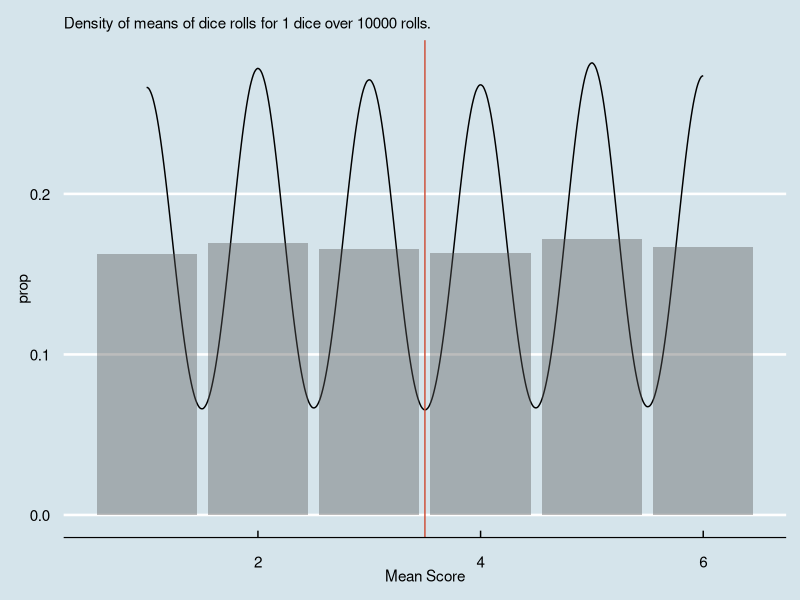
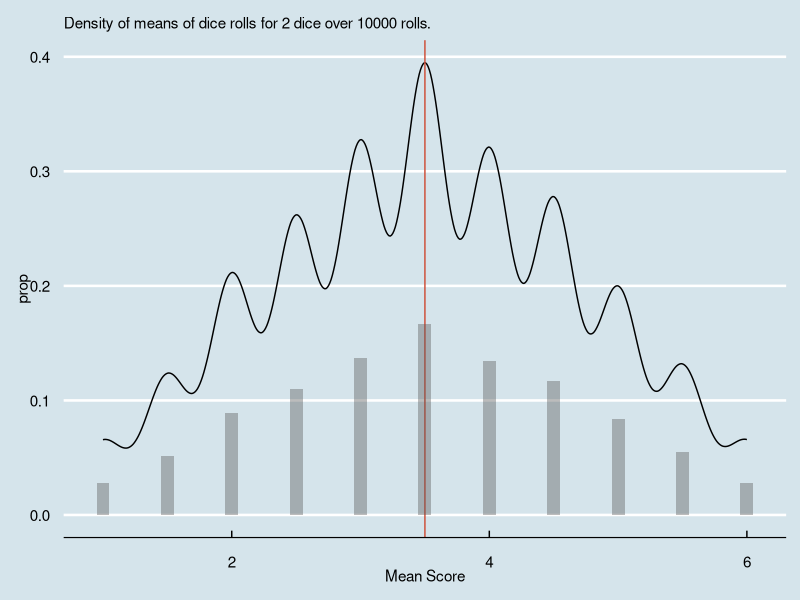
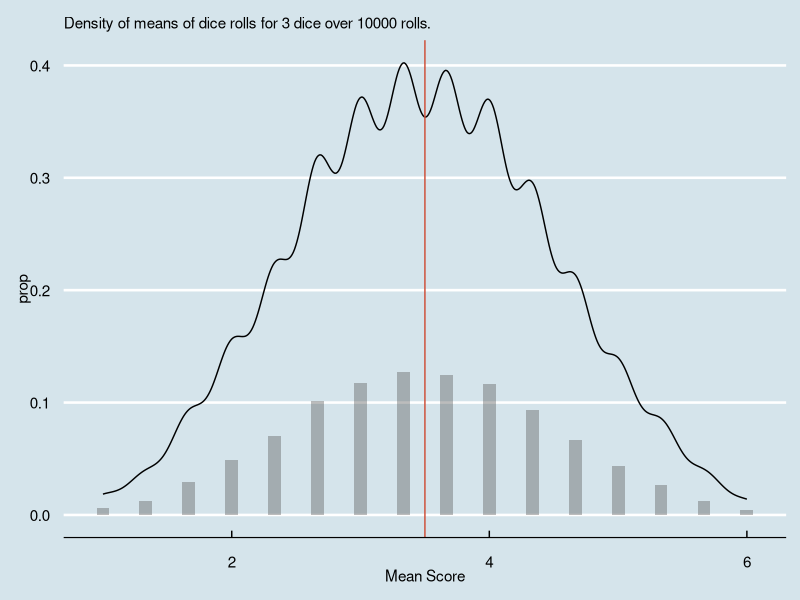
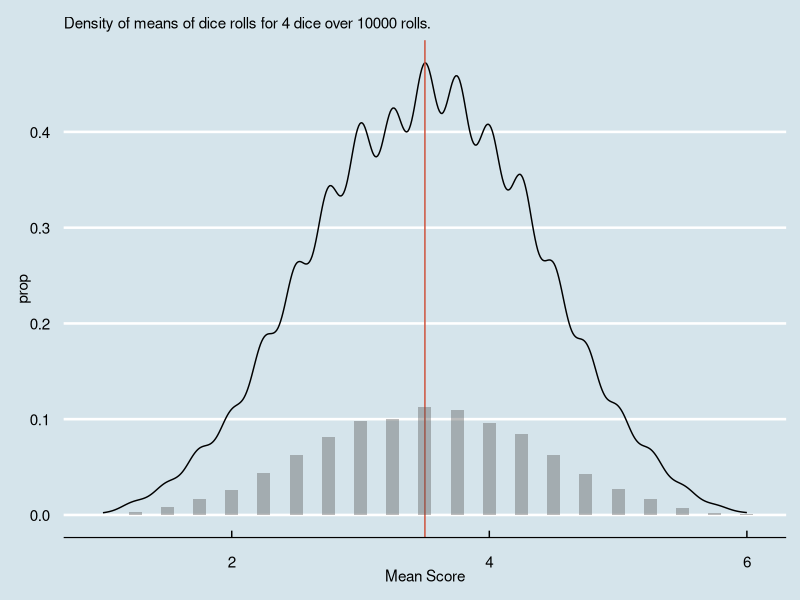
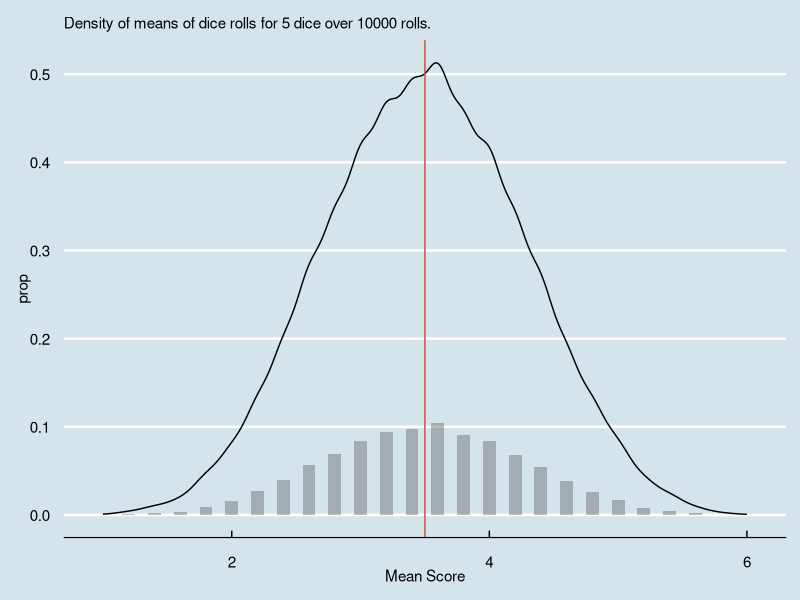
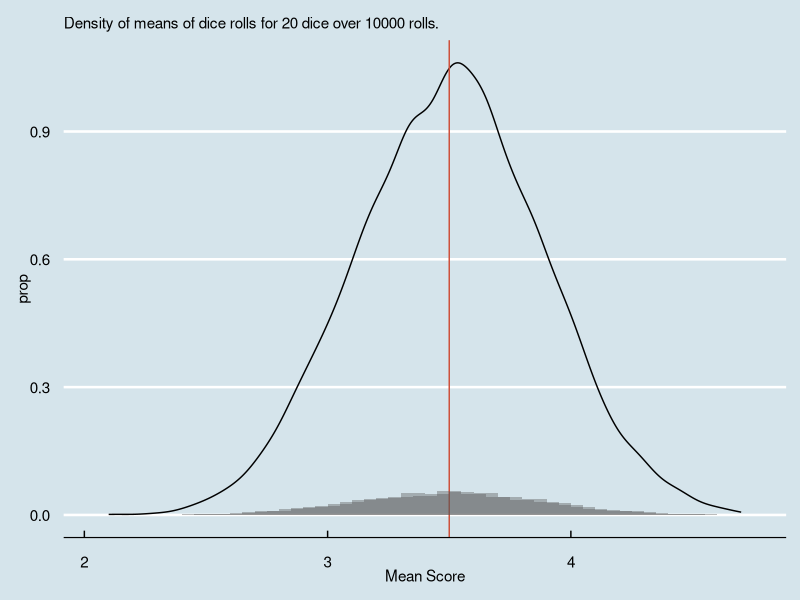
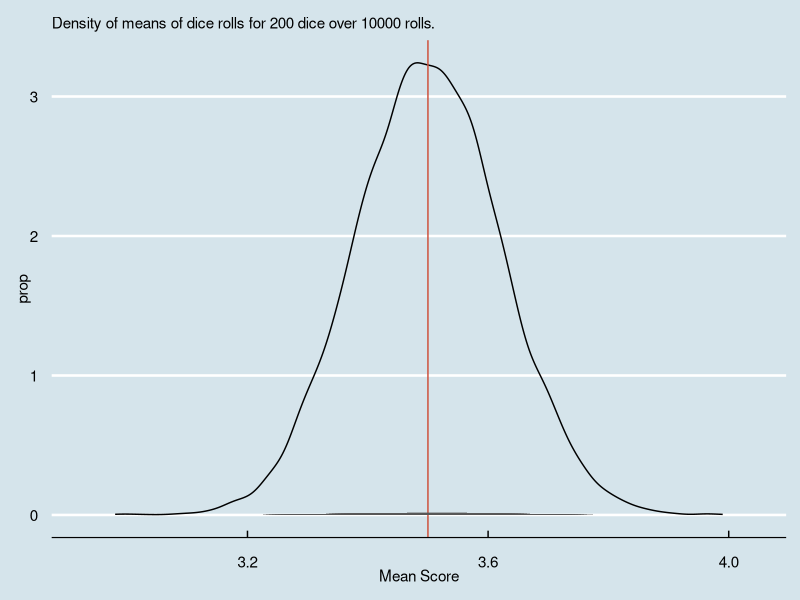

Recreate these plots in R, in order.
## ---- chunk 1
library(ggplot2)
library(ggthemes)
library(dplyr)
library(stringr)
theme_set(theme_economist())

knitr::opts_chunk$set(echo = FALSE, warning = FALSE, message = FALSE)
## ---- chunk 2
#roll, as in roll dice
# m = number of times
# n = number of dice

roll <- function(m, n){
  means <- plyr::ldply(1:m, function(x){
    return(mean(sample(1:6, n, replace = TRUE)))
  }) 
}

n_ = 1
m_ = 10000
g <- ggplot(roll(m = m_, n = n_),
            mapping = aes(x = V1)) +
  geom_density() +
  geom_vline(xintercept = 3.5, colour = "tomato3") +
  labs(
    subtitle = str_interp('Density of means of dice rolls for ${n_} dice over ${m_} rolls.'),
    x = 'Mean Score'
  ) +
  geom_bar(aes(y = ..prop..), alpha = 0.4)

g



n_ = 2
m_ = 10000
g <- ggplot(roll(m = m_, n = n_),
            mapping = aes(x = V1)) +
  geom_density() +
  geom_vline(xintercept = 3.5, colour = "tomato3") +
  labs(
    subtitle = str_interp('Density of means of dice rolls for ${n_} dice over ${m_} rolls.'),
    x = 'Mean Score'
  ) +
  geom_bar(aes(y = ..prop..), width = 0.1, alpha = 0.4)


g

n_ = 3
m_ = 10000
g <- ggplot(roll(m = m_, n = n_),
            mapping = aes(x = V1)) +
  geom_density() +
  geom_vline(xintercept = 3.5, colour = "tomato3") +
  labs(
    subtitle = str_interp('Density of means of dice rolls for ${n_} dice over ${m_} rolls.'),
    x = 'Mean Score'
  ) +
  geom_bar(aes(y = ..prop..), width = 0.1, alpha = 0.4)


g

n_ = 4
m_ = 10000
g <- ggplot(roll(m = m_, n = n_),
            mapping = aes(x = V1)) +
  geom_density() +
  geom_vline(xintercept = 3.5, colour = "tomato3") +
  labs(
    subtitle = str_interp('Density of means of dice rolls for ${n_} dice over ${m_} rolls.'),
    x = 'Mean Score'
  ) +
  geom_bar(aes(y = ..prop..), width = 0.1, alpha = 0.4)


g

n_ = 5
m_ = 10000
g <- ggplot(roll(m = m_, n = n_),
            mapping = aes(x = V1)) +
  geom_density() +
  geom_vline(xintercept = 3.5, colour = "tomato3") +
  labs(
    subtitle = str_interp('Density of means of dice rolls for ${n_} dice over ${m_} rolls.'),
    x = 'Mean Score'
  ) +
  geom_bar(aes(y = ..prop..), width = 0.1, alpha = 0.4)


g

n_ = 20
m_ = 10000
g <- ggplot(roll(m = m_, n = n_),
            mapping = aes(x = V1)) +
  geom_density() +
  geom_vline(xintercept = 3.5, colour = "tomato3") +
  labs(
    subtitle = str_interp('Density of means of dice rolls for ${n_} dice over ${m_} rolls.'),
    x = 'Mean Score'
  ) +
  geom_bar(aes(y = ..prop..), width = 0.1, alpha = 0.4)

g

n_ = 200
m_ = 10000
g <- ggplot(roll(m = m_, n = n_),
            mapping = aes(x = V1)) +
  geom_density() +
  geom_vline(xintercept = 3.5, colour = "tomato3") +
  labs(
    subtitle = str_interp('Density of means of dice rolls for ${n_} dice over ${m_} rolls.'),
    x = 'Mean Score'
  ) +
  geom_bar(aes(y = ..prop..), width = 0.1, alpha = 0.4)

g
